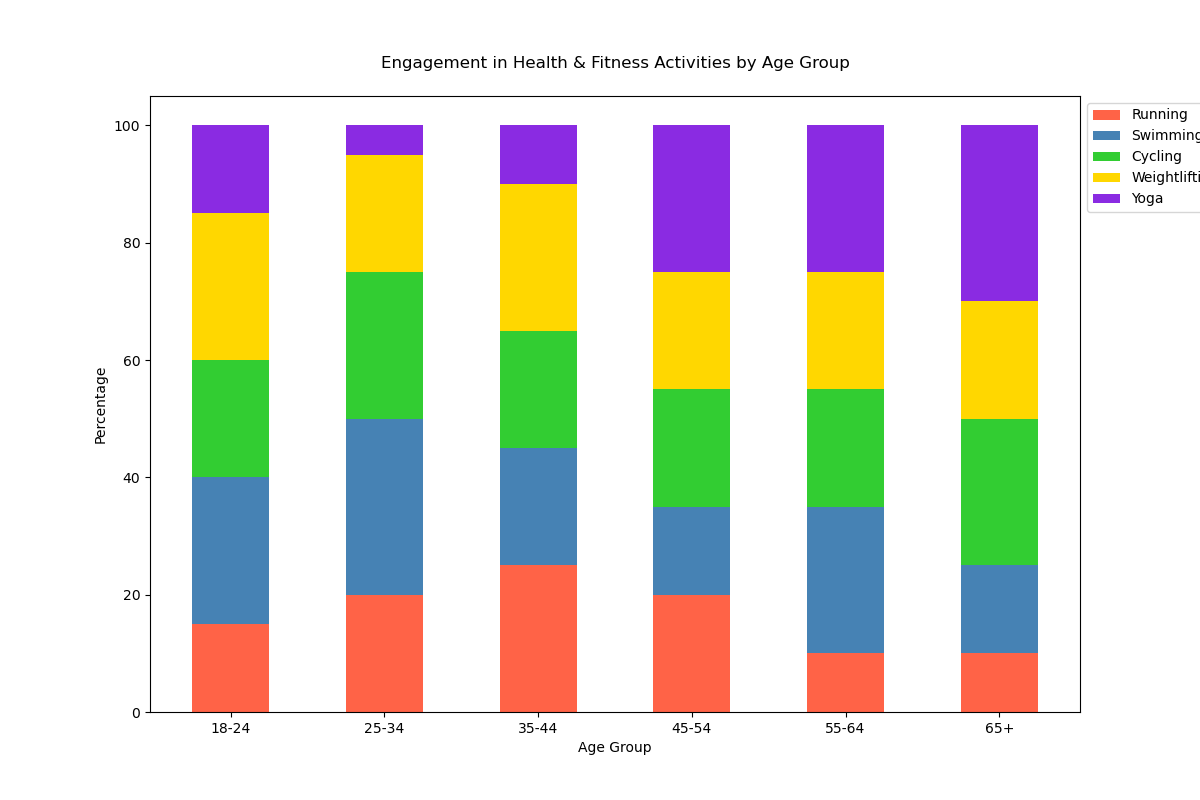

This figure's Python source:

import matplotlib.pyplot as plt
import numpy as np

# Data
age_groups = ["18-24", "25-34", "35-44", "45-54", "55-64", "65+"]
running = [15, 20, 25, 20, 10, 10]
swimming = [25, 30, 20, 15, 25, 15]
cycling = [20, 25, 20, 20, 20, 25]
weightlifting = [25, 20, 25, 20, 20, 20]
yoga = [15, 5, 10, 25, 25, 30]

# Stack data
data = np.array([running, swimming, cycling, weightlifting, yoga])
data_cum = data.cumsum(axis=0)

# Bar widths and colors
bar_width = 0.5
colors = ['#FF6347', '#4682B4', '#32CD32', '#FFD700', '#8A2BE2']

# Create vertical stacked bar chart
fig, ax = plt.subplots(figsize=(12, 8))

# Plot data
for i, (colname, color) in enumerate(zip(["Running", "Swimming", "Cycling", "Weightlifting", "Yoga"], colors)):
    heights = data[i]
    starts = data_cum[i] - heights
    ax.bar(age_groups, heights, bottom=starts, width=bar_width, label=colname, color=color)

# Add title and labels
ax.set_title('Engagement in Health & Fitness Activities by Age Group', pad=20)
ax.set_ylabel('Percentage')
ax.set_xlabel('Age Group')
ax.legend(loc='upper left', bbox_to_anchor=(1, 1))

plt.show()
